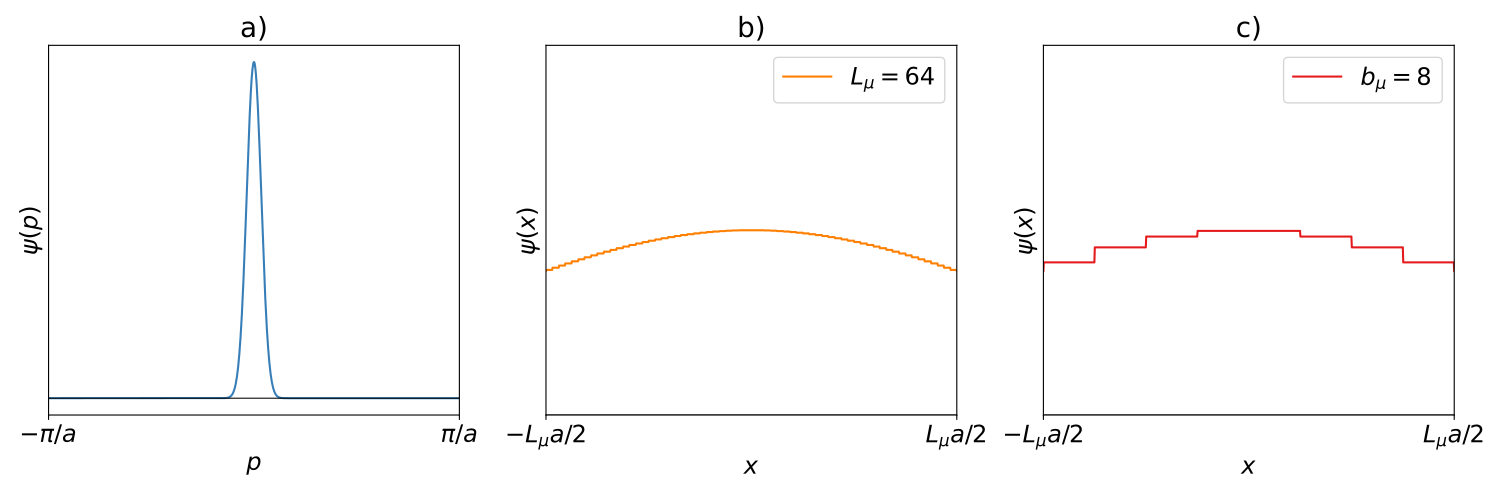

Reproduce this figure in Python.
#!/usr/bin/env python3

import matplotlib.pyplot as plt
import os
import sys
import numpy as np
import math 
from scipy.ndimage import gaussian_filter1d
from pathlib import Path

rpath = "../../../../preamble/colors.py"
apath = os.path.abspath(f"{os.path.dirname(__file__)}/{rpath}")
sys.path.append(os.path.dirname(apath))
import colors

def mom_space(X, Gamma=1, midpoint=0):
  return np.exp(-((X-midpoint)/Gamma)**2)/(np.abs(Gamma)*np.sqrt(math.pi))
  #return 1/((X-midpoint)**2 + Gamma**2)

def pos_space(X, Gamma=1, midpoint=0):
  return np.exp(-((X-midpoint)/Gamma)**2)/(np.abs(Gamma)*np.sqrt(math.pi))
  #return np.exp(-Gamma*np.abs(X-midpoint))*np.exp(1j*midpoint*X)

def staircase(X, xmax=1, bins=10, Gamma=1):
  step = (2*xmax)/bins
  step_indices = np.floor(X/step)
  midpoints = (step_indices + 0.5)*step
  Y = pos_space(midpoints, Gamma=Gamma)
  Y[0] = pos_space(X[0], Gamma=Gamma)
  Y[-1] = pos_space(X[-1], Gamma=Gamma)
  return Y

def main():
  xmax = 1
  X = np.linspace(-xmax, xmax, num=1000)

  fig, axes = plt.subplots(1, 3, figsize=(15, 5))

  Y_mom = mom_space(X, Gamma=0.05)
  #Y_pos = pos_space(X)
  Y_pos = staircase(X, bins=64, Gamma=2)
  Y_stc = staircase(X, bins=8, Gamma=2)

  axes[0].plot(X, Y_mom, '-', color="plot0", label="momentum")
  axes[1].plot(X, Y_pos, '-', color="plot1", label=r"$L_{\mu}=64$")
  axes[2].plot(X, Y_stc, '-', color="plot2", label=r"$b_{\mu}=8$")

  #for g in [2, 3, 4, 5]:
  #  axes[1].plot(X, staircase(X, bins=64, Gamma=g), '-', label=f"{g = }")
  #  axes[2].plot(X, staircase(X, bins=8, Gamma=g), '-', label=f"{g = }")

  for ax in axes:
    ax.axhline(y=0, linewidth=0.75, color='k')
    ax.set_xlim(-xmax, xmax)

  kwargs = {
    "fontsize": "xx-large",
  }

  axes[0].set_xticks([-1, 1]*xmax)
  axes[0].set_xticklabels([r"$-\pi/a$", r"$\pi/a$"], **kwargs)
  axes[0].set_xlabel(r"$p$", **kwargs)
  axes[0].set_ylabel(r"$\psi(p)$", **kwargs)

  axes[1].set_xticks([-1, 1]*xmax)
  axes[1].set_xticklabels([r"$-L_{\mu} a/2$", r"$L_{\mu} a/2$"], **kwargs)
  axes[1].set_xlabel(r"$x$", **kwargs)
  axes[1].set_ylabel(r"$\psi(x)$", **kwargs)
  axes[1].set_ylim(0, 2*max(Y_pos))
  axes[1].legend(**kwargs)

  axes[2].set_xticks([-1, 1]*xmax)
  axes[2].set_xticklabels([r"$-L_{\mu} a/2$", r"$L_{\mu} a/2$"], **kwargs)
  axes[2].set_xlabel(r"$x$", **kwargs)
  axes[2].set_ylabel(r"$\psi(x)$", **kwargs)
  axes[2].set_ylim(0, 2*max(Y_pos))
  axes[2].legend(**kwargs)

  for ax, t in zip(axes, ["a)", "b)", "c)"]):
    ax.title.set_text(t)
    ax.title.set_fontsize(20)
    ax.set_yticks([])

  plt.tight_layout()

  outfile = Path(__file__).with_suffix('.pdf')
  print(f"{outfile = }")
  plt.savefig(outfile)

if __name__ == '__main__':
  main()
